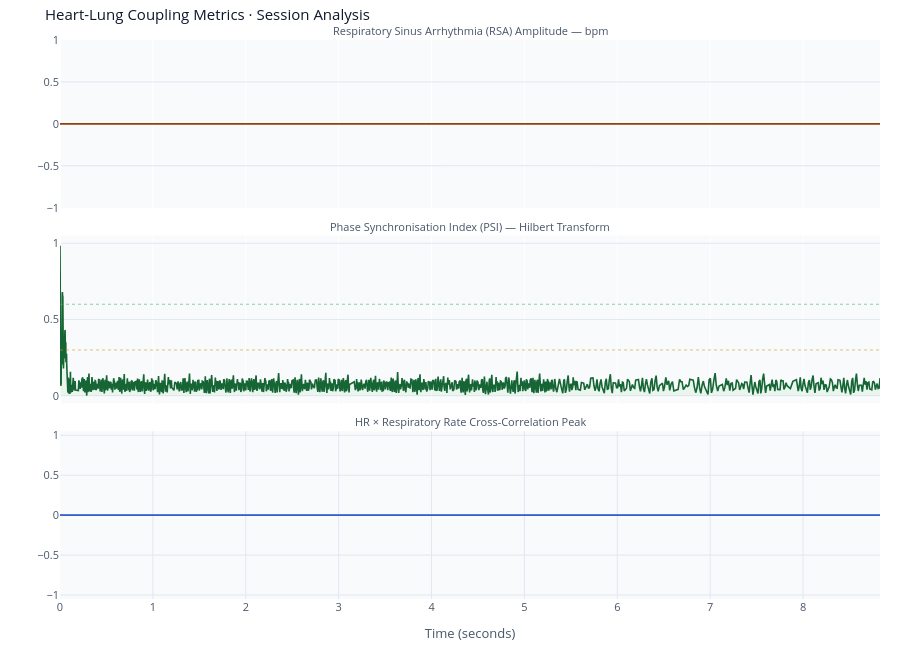

The code cell stored with this chart in its notebook:
### Markdown cell above
## 6 · Heart-Lung Coupling: RSA · PSI · Cross-Correlation

### Code cell
fig = make_subplots(
    rows=3, cols=1, shared_xaxes=True, vertical_spacing=0.05,
    subplot_titles=[
        'Respiratory Sinus Arrhythmia (RSA) Amplitude — bpm',
        'Phase Synchronisation Index (PSI) — Hilbert Transform',
        'HR × Respiratory Rate Cross-Correlation Peak',
    ]
)

fig.add_trace(go.Scatter(x=df['t_s'], y=df['rsa_amplitude'],
    line=dict(color=C['rsa'], width=1.6), fill='tozeroy',
    fillcolor='rgba(210,153,34,0.08)', name='RSA'), row=1, col=1)

fig.add_trace(go.Scatter(x=df['t_s'], y=df['psi'],
    line=dict(color=C['psi'], width=1.6), fill='tozeroy',
    fillcolor='rgba(63,185,80,0.08)', name='PSI'), row=2, col=1)
fig.add_hline(y=0.6, line_dash='dot', line_color='rgba(63,185,80,0.6)',  line_width=1, row=2, col=1) # type: ignore
fig.add_hline(y=0.3, line_dash='dot', line_color='rgba(210,153,34,0.6)', line_width=1, row=2, col=1) # type: ignore

fig.add_trace(go.Scatter(x=df['t_s'], y=df['xcorr_peak'],
    line=dict(color=C['xcorr'], width=1.6), fill='tozeroy',
    fillcolor='rgba(88,166,255,0.08)', name='XCorr'), row=3, col=1)
fig.add_hline(y=0, line_color='rgba(139,148,158,0.5)', line_width=0.8, row=3, col=1) # type: ignore

fig.update_xaxes(showgrid=True, gridcolor='#e2e8f0', zeroline=False, color='#475569', title_text='Time (seconds)', row=3, col=1)
fig.update_yaxes(showgrid=True, gridcolor='#e2e8f0', zeroline=False, color='#475569')
fig.update_yaxes(range=[-0.05, 1.05], row=2, col=1)
fig.update_yaxes(range=[-1.05, 1.05], row=3, col=1)
fig.update_layout(
    height=650, showlegend=False,
    paper_bgcolor='#ffffff', plot_bgcolor='#f8fafc',
    font=dict(color='#475569', size=11),
    margin=dict(l=60, r=20, t=40, b=40),
    title=dict(text='Heart-Lung Coupling Metrics · Session Analysis', font=dict(color='#0f172a', size=15)),
)
fig.update_annotations(font=dict(size=11, color='#475569'))
fig.show()

print('\n=== COUPLING SUMMARY ===')
print(f'  RSA amplitude:  mean {df["rsa_amplitude"].mean():.2f} bpm, max {df["rsa_amplitude"].max():.2f} bpm')
print(f'  PSI:            mean {df["psi"].mean():.3f}, max {df["psi"].max():.3f}')
print(f'  XCorr peak:     mean {df["xcorr_peak"].mean():.3f}')
psi_pct = (df['psi'] > 0.6).mean() * 100
print(f'  Time PSI > 0.6: {psi_pct:.1f}% of session (strong phase locking)')

### Figure 1 — Plotly figure (JSON) as saved in the notebook; plotly's stock layout.template omitted (floating-point values rounded to 4 significant figures; data arrays with more than 128 entries replaced by an {"elided": "..."} marker saying what was removed)
{"data": [{"fill": "tozeroy", "fillcolor": "rgba(210,153,34,0.08)", "line": {"color": "#92400e", "width": 1.6}, "name": "RSA", "type": "scatter", "x": {"elided": "1200 float values"}, "xaxis": "x", "y": {"elided": "1200 float values"}, "yaxis": "y"}, {"fill": "tozeroy", "fillcolor": "rgba(63,185,80,0.08)", "line": {"color": "#166534", "width": 1.6}, "name": "PSI", "type": "scatter", "x": {"elided": "1200 float values"}, "xaxis": "x2", "y": {"elided": "1200 float values"}, "yaxis": "y2"}, {"fill": "tozeroy", "fillcolor": "rgba(88,166,255,0.08)", "line": {"color": "#1d4ed8", "width": 1.6}, "name": "XCorr", "type": "scatter", "x": {"elided": "1200 float values"}, "xaxis": "x3", "y": {"elided": "1200 float values"}, "yaxis": "y3"}], "layout": {"annotations": [{"font": {"color": "#475569", "size": 11}, "showarrow": false, "text": "Respiratory Sinus Arrhythmia (RSA) Amplitude — bpm", "x": 0.5, "xanchor": "center", "xref": "paper", "y": 1, "yanchor": "bottom", "yref": "paper"}, {"font": {"color": "#475569", "size": 11}, "showarrow": false, "text": "Phase Synchronisation Index (PSI) — Hilbert Transform", "x": 0.5, "xanchor": "center", "xref": "paper", "y": 0.65, "yanchor": "bottom", "yref": "paper"}, {"font": {"color": "#475569", "size": 11}, "showarrow": false, "text": "HR × Respiratory Rate Cross-Correlation Peak", "x": 0.5, "xanchor": "center", "xref": "paper", "y": 0.3, "yanchor": "bottom", "yref": "paper"}], "font": {"color": "#475569", "size": 11}, "height": 650, "margin": {"b": 40, "l": 60, "r": 20, "t": 40}, "paper_bgcolor": "#ffffff", "plot_bgcolor": "#f8fafc", "shapes": [{"line": {"color": "rgba(63,185,80,0.6)", "dash": "dot", "width": 1}, "type": "line", "x0": 0, "x1": 1, "xref": "x2 domain", "y0": 0.6, "y1": 0.6, "yref": "y2"}, {"line": {"color": "rgba(210,153,34,0.6)", "dash": "dot", "width": 1}, "type": "line", "x0": 0, "x1": 1, "xref": "x2 domain", "y0": 0.3, "y1": 0.3, "yref": "y2"}, {"line": {"color": "rgba(139,148,158,0.5)", "width": 0.8}, "type": "line", "x0": 0, "x1": 1, "xref": "x3 domain", "y0": 0, "y1": 0, "yref": "y3"}], "showlegend": false, "title": {"font": {"color": "#0f172a", "size": 15}, "text": "Heart-Lung Coupling Metrics · Session Analysis"}, "xaxis": {"anchor": "y", "domain": [0, 1], "matches": "x3", "showticklabels": false}, "xaxis2": {"anchor": "y2", "domain": [0, 1], "matches": "x3", "showticklabels": false}, "xaxis3": {"anchor": "y3", "color": "#475569", "domain": [0, 1], "gridcolor": "#e2e8f0", "showgrid": true, "title": {"text": "Time (seconds)"}, "zeroline": false}, "yaxis": {"anchor": "x", "color": "#475569", "domain": [0.7, 1], "gridcolor": "#e2e8f0", "showgrid": true, "zeroline": false}, "yaxis2": {"anchor": "x2", "color": "#475569", "domain": [0.35, 0.65], "gridcolor": "#e2e8f0", "range": [-0.05, 1.05], "showgrid": true, "zeroline": false}, "yaxis3": {"anchor": "x3", "color": "#475569", "domain": [0, 0.3], "gridcolor": "#e2e8f0", "range": [-1.05, 1.05], "showgrid": true, "zeroline": false}}}
